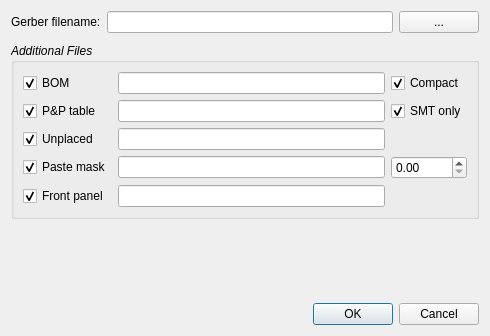
<?xml version="1.0" encoding="UTF-8"?>
<ui version="4.0">
 <class>ExportDialog</class>
 <widget class="QDialog" name="ExportDialog">
  <property name="geometry">
   <rect>
    <x>0</x>
    <y>0</y>
    <width>490</width>
    <height>336</height>
   </rect>
  </property>
  <property name="windowTitle">
   <string>Export fabrication files</string>
  </property>
  <layout class="QVBoxLayout" name="verticalLayout">
   <property name="spacing">
    <number>10</number>
   </property>
   <item>
    <widget class="QWidget" name="widget" native="true">
     <layout class="QHBoxLayout" name="horizontalLayout">
      <property name="leftMargin">
       <number>0</number>
      </property>
      <property name="topMargin">
       <number>0</number>
      </property>
      <property name="rightMargin">
       <number>0</number>
      </property>
      <property name="bottomMargin">
       <number>0</number>
      </property>
      <item>
       <widget class="QLabel" name="label">
        <property name="text">
         <string>Gerber filename:</string>
        </property>
       </widget>
      </item>
      <item>
       <widget class="QLineEdit" name="gerberfilename">
        <property name="sizePolicy">
         <sizepolicy hsizetype="Expanding" vsizetype="Fixed">
          <horstretch>10</horstretch>
          <verstretch>0</verstretch>
         </sizepolicy>
        </property>
       </widget>
      </item>
      <item>
       <widget class="QPushButton" name="bb">
        <property name="sizePolicy">
         <sizepolicy hsizetype="Fixed" vsizetype="Fixed">
          <horstretch>0</horstretch>
          <verstretch>0</verstretch>
         </sizepolicy>
        </property>
        <property name="toolTip">
         <string>Browse to select Gerber filename</string>
        </property>
        <property name="text">
         <string>...</string>
        </property>
       </widget>
      </item>
     </layout>
    </widget>
   </item>
   <item>
    <widget class="QGroupBox" name="groupBox_3">
     <property name="font">
      <font>
       <italic>true</italic>
      </font>
     </property>
     <property name="autoFillBackground">
      <bool>false</bool>
     </property>
     <property name="title">
      <string>Additional Files</string>
     </property>
     <property name="flat">
      <bool>false</bool>
     </property>
     <property name="checkable">
      <bool>false</bool>
     </property>
     <layout class="QGridLayout" name="gridLayout">
      <item row="7" column="0">
       <widget class="QCheckBox" name="savefrontpanel">
        <property name="font">
         <font>
          <italic>false</italic>
         </font>
        </property>
        <property name="toolTip">
         <string>Save front panel layout as SVG</string>
        </property>
        <property name="text">
         <string>Front panel</string>
        </property>
        <property name="checked">
         <bool>true</bool>
        </property>
       </widget>
      </item>
      <item row="6" column="0">
       <widget class="QCheckBox" name="savemask">
        <property name="font">
         <font>
          <italic>false</italic>
         </font>
        </property>
        <property name="toolTip">
         <string>Save paste mask as SVG</string>
        </property>
        <property name="text">
         <string>Paste mask</string>
        </property>
        <property name="checked">
         <bool>true</bool>
        </property>
       </widget>
      </item>
      <item row="2" column="0">
       <widget class="QCheckBox" name="savepnp">
        <property name="font">
         <font>
          <italic>false</italic>
         </font>
        </property>
        <property name="toolTip">
         <string>Save Pick &amp; Place table in CSV format</string>
        </property>
        <property name="text">
         <string>P&amp;&amp;P table</string>
        </property>
        <property name="checked">
         <bool>true</bool>
        </property>
       </widget>
      </item>
      <item row="7" column="2">
       <widget class="QLineEdit" name="frontpanelfilename">
        <property name="enabled">
         <bool>true</bool>
        </property>
        <property name="sizePolicy">
         <sizepolicy hsizetype="Expanding" vsizetype="Fixed">
          <horstretch>10</horstretch>
          <verstretch>0</verstretch>
         </sizepolicy>
        </property>
        <property name="font">
         <font>
          <italic>false</italic>
         </font>
        </property>
        <property name="readOnly">
         <bool>true</bool>
        </property>
       </widget>
      </item>
      <item row="6" column="2">
       <widget class="QLineEdit" name="pastemaskfilename">
        <property name="enabled">
         <bool>true</bool>
        </property>
        <property name="sizePolicy">
         <sizepolicy hsizetype="Expanding" vsizetype="Fixed">
          <horstretch>10</horstretch>
          <verstretch>0</verstretch>
         </sizepolicy>
        </property>
        <property name="font">
         <font>
          <italic>false</italic>
         </font>
        </property>
        <property name="toolTip">
         <string/>
        </property>
        <property name="readOnly">
         <bool>true</bool>
        </property>
       </widget>
      </item>
      <item row="5" column="0">
       <widget class="QCheckBox" name="saveunplaced">
        <property name="font">
         <font>
          <italic>false</italic>
         </font>
        </property>
        <property name="toolTip">
         <string>Create list of items not included in Pick &amp; Place table</string>
        </property>
        <property name="text">
         <string>Unplaced</string>
        </property>
        <property name="checked">
         <bool>true</bool>
        </property>
       </widget>
      </item>
      <item row="5" column="2">
       <widget class="QLineEdit" name="unplacedfilename">
        <property name="enabled">
         <bool>true</bool>
        </property>
        <property name="sizePolicy">
         <sizepolicy hsizetype="Expanding" vsizetype="Fixed">
          <horstretch>10</horstretch>
          <verstretch>0</verstretch>
         </sizepolicy>
        </property>
        <property name="font">
         <font>
          <italic>false</italic>
         </font>
        </property>
        <property name="readOnly">
         <bool>true</bool>
        </property>
       </widget>
      </item>
      <item row="0" column="4">
       <widget class="QCheckBox" name="compactbom">
        <property name="font">
         <font>
          <italic>false</italic>
         </font>
        </property>
        <property name="toolTip">
         <string>Combine instances of the same component type on one line</string>
        </property>
        <property name="text">
         <string>Compact</string>
        </property>
        <property name="checked">
         <bool>true</bool>
        </property>
       </widget>
      </item>
      <item row="2" column="2">
       <widget class="QLineEdit" name="pnpfilename">
        <property name="enabled">
         <bool>true</bool>
        </property>
        <property name="sizePolicy">
         <sizepolicy hsizetype="Expanding" vsizetype="Fixed">
          <horstretch>10</horstretch>
          <verstretch>0</verstretch>
         </sizepolicy>
        </property>
        <property name="font">
         <font>
          <italic>false</italic>
         </font>
        </property>
        <property name="readOnly">
         <bool>true</bool>
        </property>
       </widget>
      </item>
      <item row="2" column="4">
       <widget class="QCheckBox" name="smtonly">
        <property name="font">
         <font>
          <italic>false</italic>
         </font>
        </property>
        <property name="toolTip">
         <string>Only place SMT components (and not thru hole)</string>
        </property>
        <property name="text">
         <string>SMT only</string>
        </property>
        <property name="checked">
         <bool>true</bool>
        </property>
       </widget>
      </item>
      <item row="6" column="4">
       <widget class="DimSpinner" name="shrinkage">
        <property name="font">
         <font>
          <italic>false</italic>
         </font>
        </property>
        <property name="toolTip">
         <string>Allowance for paste mask shrinkage</string>
        </property>
       </widget>
      </item>
      <item row="0" column="0">
       <widget class="QCheckBox" name="savebom">
        <property name="font">
         <font>
          <italic>false</italic>
         </font>
        </property>
        <property name="toolTip">
         <string>Save Bill of Materials in CSV format</string>
        </property>
        <property name="text">
         <string>BOM</string>
        </property>
        <property name="checked">
         <bool>true</bool>
        </property>
       </widget>
      </item>
      <item row="0" column="2">
       <widget class="QLineEdit" name="bomfilename">
        <property name="enabled">
         <bool>true</bool>
        </property>
        <property name="sizePolicy">
         <sizepolicy hsizetype="Expanding" vsizetype="Fixed">
          <horstretch>10</horstretch>
          <verstretch>0</verstretch>
         </sizepolicy>
        </property>
        <property name="font">
         <font>
          <italic>false</italic>
         </font>
        </property>
        <property name="readOnly">
         <bool>true</bool>
        </property>
       </widget>
      </item>
     </layout>
    </widget>
   </item>
   <item>
    <spacer name="verticalSpacer">
     <property name="orientation">
      <enum>Qt::Vertical</enum>
     </property>
     <property name="sizeHint" stdset="0">
      <size>
       <width>20</width>
       <height>40</height>
      </size>
     </property>
    </spacer>
   </item>
   <item>
    <widget class="QDialogButtonBox" name="buttonBox">
     <property name="orientation">
      <enum>Qt::Horizontal</enum>
     </property>
     <property name="standardButtons">
      <set>QDialogButtonBox::Cancel|QDialogButtonBox::Ok</set>
     </property>
    </widget>
   </item>
  </layout>
 </widget>
 <customwidgets>
  <customwidget>
   <class>DimSpinner</class>
   <extends>QDoubleSpinBox</extends>
   <header>ui/DimSpinner.h</header>
  </customwidget>
 </customwidgets>
 <resources/>
 <connections>
  <connection>
   <sender>buttonBox</sender>
   <signal>accepted()</signal>
   <receiver>ExportDialog</receiver>
   <slot>accept()</slot>
   <hints>
    <hint type="sourcelabel">
     <x>236</x>
     <y>326</y>
    </hint>
    <hint type="destinationlabel">
     <x>157</x>
     <y>266</y>
    </hint>
   </hints>
  </connection>
  <connection>
   <sender>buttonBox</sender>
   <signal>rejected()</signal>
   <receiver>ExportDialog</receiver>
   <slot>reject()</slot>
   <hints>
    <hint type="sourcelabel">
     <x>304</x>
     <y>326</y>
    </hint>
    <hint type="destinationlabel">
     <x>286</x>
     <y>266</y>
    </hint>
   </hints>
  </connection>
  <connection>
   <sender>gerberfilename</sender>
   <signal>textChanged(QString)</signal>
   <receiver>ExportDialog</receiver>
   <slot>gerbernamechange()</slot>
   <hints>
    <hint type="sourcelabel">
     <x>153</x>
     <y>21</y>
    </hint>
    <hint type="destinationlabel">
     <x>475</x>
     <y>208</y>
    </hint>
   </hints>
  </connection>
  <connection>
   <sender>bb</sender>
   <signal>clicked()</signal>
   <receiver>ExportDialog</receiver>
   <slot>browse()</slot>
   <hints>
    <hint type="sourcelabel">
     <x>447</x>
     <y>30</y>
    </hint>
    <hint type="destinationlabel">
     <x>428</x>
     <y>41</y>
    </hint>
   </hints>
  </connection>
  <connection>
   <sender>savebom</sender>
   <signal>toggled(bool)</signal>
   <receiver>bomfilename</receiver>
   <slot>setEnabled(bool)</slot>
   <hints>
    <hint type="sourcelabel">
     <x>55</x>
     <y>87</y>
    </hint>
    <hint type="destinationlabel">
     <x>221</x>
     <y>87</y>
    </hint>
   </hints>
  </connection>
  <connection>
   <sender>savebom</sender>
   <signal>toggled(bool)</signal>
   <receiver>compactbom</receiver>
   <slot>setEnabled(bool)</slot>
   <hints>
    <hint type="sourcelabel">
     <x>94</x>
     <y>84</y>
    </hint>
    <hint type="destinationlabel">
     <x>423</x>
     <y>89</y>
    </hint>
   </hints>
  </connection>
  <connection>
   <sender>savepnp</sender>
   <signal>toggled(bool)</signal>
   <receiver>pnpfilename</receiver>
   <slot>setEnabled(bool)</slot>
   <hints>
    <hint type="sourcelabel">
     <x>64</x>
     <y>119</y>
    </hint>
    <hint type="destinationlabel">
     <x>203</x>
     <y>121</y>
    </hint>
   </hints>
  </connection>
  <connection>
   <sender>savepnp</sender>
   <signal>toggled(bool)</signal>
   <receiver>smtonly</receiver>
   <slot>setEnabled(bool)</slot>
   <hints>
    <hint type="sourcelabel">
     <x>55</x>
     <y>118</y>
    </hint>
    <hint type="destinationlabel">
     <x>414</x>
     <y>116</y>
    </hint>
   </hints>
  </connection>
  <connection>
   <sender>saveunplaced</sender>
   <signal>toggled(bool)</signal>
   <receiver>unplacedfilename</receiver>
   <slot>setEnabled(bool)</slot>
   <hints>
    <hint type="sourcelabel">
     <x>55</x>
     <y>153</y>
    </hint>
    <hint type="destinationlabel">
     <x>215</x>
     <y>151</y>
    </hint>
   </hints>
  </connection>
  <connection>
   <sender>savemask</sender>
   <signal>toggled(bool)</signal>
   <receiver>pastemaskfilename</receiver>
   <slot>setEnabled(bool)</slot>
   <hints>
    <hint type="sourcelabel">
     <x>56</x>
     <y>182</y>
    </hint>
    <hint type="destinationlabel">
     <x>219</x>
     <y>182</y>
    </hint>
   </hints>
  </connection>
  <connection>
   <sender>savemask</sender>
   <signal>toggled(bool)</signal>
   <receiver>shrinkage</receiver>
   <slot>setEnabled(bool)</slot>
   <hints>
    <hint type="sourcelabel">
     <x>84</x>
     <y>180</y>
    </hint>
    <hint type="destinationlabel">
     <x>405</x>
     <y>182</y>
    </hint>
   </hints>
  </connection>
  <connection>
   <sender>savefrontpanel</sender>
   <signal>toggled(bool)</signal>
   <receiver>frontpanelfilename</receiver>
   <slot>setEnabled(bool)</slot>
   <hints>
    <hint type="sourcelabel">
     <x>84</x>
     <y>212</y>
    </hint>
    <hint type="destinationlabel">
     <x>170</x>
     <y>210</y>
    </hint>
   </hints>
  </connection>
 </connections>
 <slots>
  <slot>browse()</slot>
  <slot>gerbernamechange()</slot>
 </slots>
</ui>
